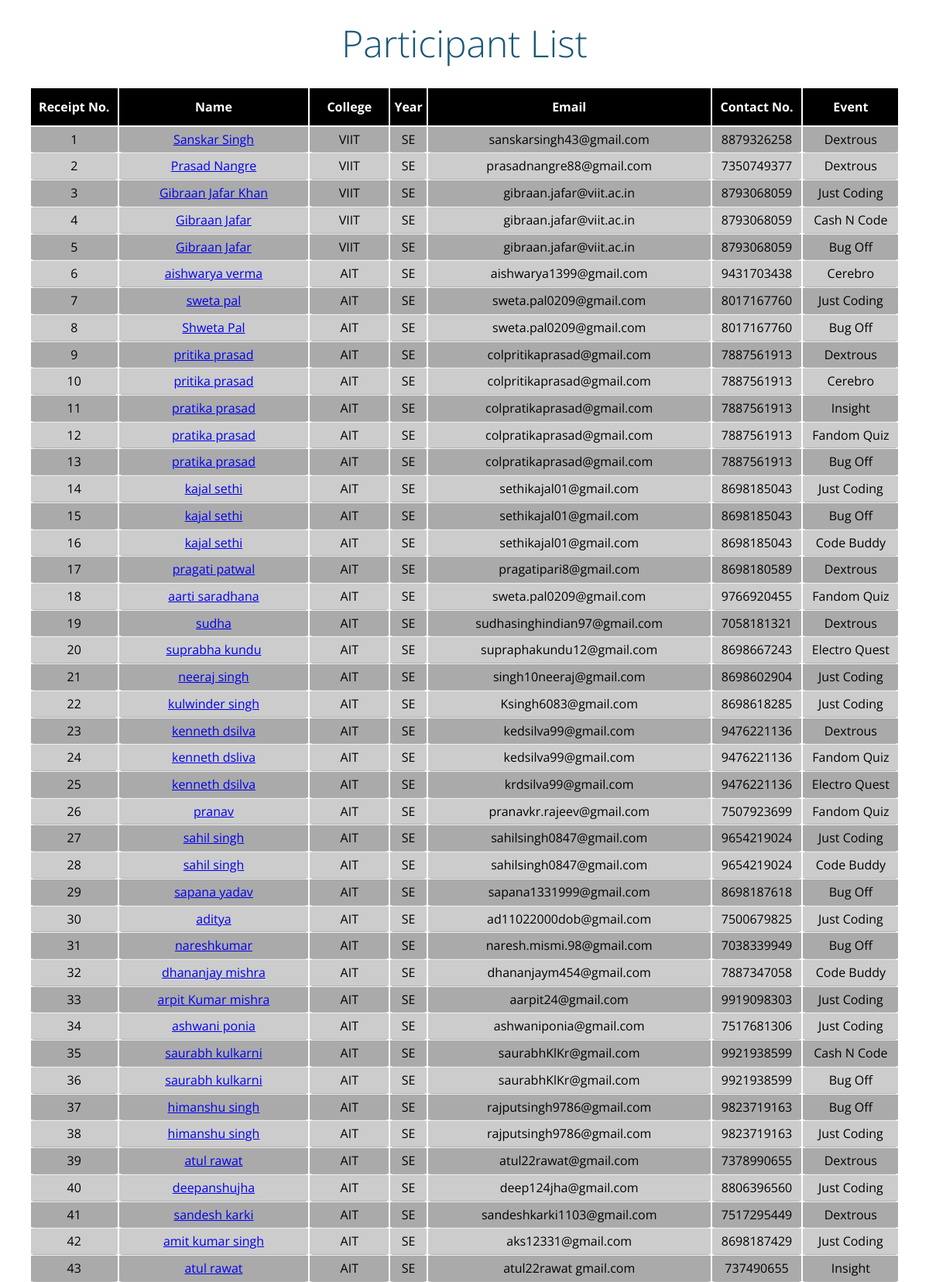
Page /participants/ (upper part) on the committed database.
### registrations/models.py (models this page shows, shortened)
class Registration(models.Model):
    receiptNumber = models.PositiveSmallIntegerField(unique=True)
    name = models.CharField(max_length=50)
    college = models.CharField(max_length=20)
    year = models.CharField(max_length=2)
    email = models.EmailField()
    contact = models.DecimalField(decimal_places=0, max_digits=10)
    event = models.CharField(max_length=20)

### registrations/views.py (the view)
# urls.py: url(r'^participants/$', RegistrationViews.getParticipantList, name='ParticipantList'),
def getParticipantList(request):
    participantList = Registration.objects.all().order_by('receiptNumber')
    return render(request,'participantsListPage.html', locals())

### registrations/templates/participantsListPage.html (shortened to what this page needs)
<!DOCTYPE html>
<html lang="en" >
<head>
</head>
<body>
  <h1><span class="blue">Participant List</span></h1>
<table class="container">
	<thead>
		<tr>
			<th><h1>Receipt No.</h1></th>
			<th><h1>Name</h1></th>
			<th><h1>College</h1></th>
			<th><h1>Year</h1></th>
            <th><h1>Email</h1></th>
            <th><h1>Contact No.</h1></th>
            <th><h1>Event</h1></th>
		</tr>
	</thead>
	<tbody>
      {% for item in participantList %}
		<tr>
			<td>{{item.receiptNumber}}</td>
			<td><a href="{% url 'AddToEventList' receiptNumber=item.receiptNumber %}">{{item.name}}</a></td>
			<td>{{item.college}}</td>
			<td>{{item.year}}</td>
            <td>{{item.email}}</td>
            <td>{{item.contact}}</td>
            <td>{{item.event}}</td>
		</tr>
      {% endfor %}
	</tbody>
</table>
</body>
</html>

### registrations/templates/participantsListPage.html (style rules this page uses)
body { font-family: 'Open Sans', sans-serif; font-weight: 300; line-height: 1.42em; color:#000000; background-color:#FFFFFF; }
h1 { font-size:3em; font-weight: 300; line-height:1em; text-align: center; color: #4DC3FA; }
.blue { color: #185875; }
.container th h1 { font-weight: bold; font-size: 1em; text-align: center; color: #FFFFFF; }
.container { text-align: center; overflow: hidden; width: 95%; margin: 0 auto; background-color: red display: table; padding: 0 0 0em 0; }
.container td, .container th { padding-bottom:5px; padding-top: 5px; }
.container tr:nth-child(odd) { background-color: #AAAAAA; }
.container tr:nth-child(even) { background-color: #CCCCCC; }
.container tr { border: 30px solid red; }
.container td { font-weight: normal; text-align: center font-size: 1em; -webkit-box-shadow: 0 2px 2px -2px #0E1119; -moz-box-shadow: 0 2px 2px -2px #0E1119; box-shadow: 0 2px 2px -2px #0E1119; }
.container th { background-color: #000000; text-align: center }
.container td:first-child { color: #000000; }

### rows in the picture
Registration: receiptNumber "1", name "Sanskar Singh", college "VIIT", year "SE", email "sanskarsingh43@gmail.com", contact "8879326258", event "Dextrous"
Registration: receiptNumber "2", name "Prasad Nangre", college "VIIT", year "SE", email "prasadnangre88@gmail.com", contact "7350749377", event "Dextrous"
Registration: receiptNumber "3", name "Gibraan Jafar Khan", college "VIIT", year "SE", email "gibraan.jafar@viit.ac.in", contact "8793068059", event "Just Coding"
Registration: receiptNumber "4", name "Gibraan Jafar", college "VIIT", year "SE", email "gibraan.jafar@viit.ac.in", contact "8793068059", event "Cash N Code"
Registration: receiptNumber "5", name "Gibraan Jafar", college "VIIT", year "SE", email "gibraan.jafar@viit.ac.in", contact "8793068059", event "Bug Off"
Registration: receiptNumber "6", name "aishwarya verma", college "AIT", year "SE", email "aishwarya1399@gmail.com", contact "9431703438", event "Cerebro"
Registration: receiptNumber "7", name "sweta pal", college "AIT", year "SE", email "sweta.pal0209@gmail.com", contact "8017167760", event "Just Coding"
Registration: receiptNumber "8", name "Shweta Pal", college "AIT", year "SE", email "sweta.pal0209@gmail.com", contact "8017167760", event "Bug Off"
Registration: receiptNumber "9", name "pritika prasad", college "AIT", year "SE", email "colpritikaprasad@gmail.com", contact "7887561913", event "Dextrous"
Registration: receiptNumber "10", name "pritika prasad", college "AIT", year "SE", email "colpritikaprasad@gmail.com", contact "7887561913", event "Cerebro"
Registration: receiptNumber "11", name "pratika prasad", college "AIT", year "SE", email "colpratikaprasad@gmail.com", contact "7887561913", event "Insight"
Registration: receiptNumber "12", name "pratika prasad", college "AIT", year "SE", email "colpratikaprasad@gmail.com", contact "7887561913", event "Fandom Quiz"
Registration: receiptNumber "13", name "pratika prasad", college "AIT", year "SE", email "colpratikaprasad@gmail.com", contact "7887561913", event "Bug Off"
Registration: receiptNumber "14", name "kajal sethi", college "AIT", year "SE", email "sethikajal01@gmail.com", contact "8698185043", event "Just Coding"
Registration: receiptNumber "15", name "kajal sethi", college "AIT", year "SE", email "sethikajal01@gmail.com", contact "8698185043", event "Bug Off"
Registration: receiptNumber "16", name "kajal sethi", college "AIT", year "SE", email "sethikajal01@gmail.com", contact "8698185043", event "Code Buddy"
Registration: receiptNumber "17", name "pragati patwal", college "AIT", year "SE", email "pragatipari8@gmail.com", contact "8698180589", event "Dextrous"
Registration: receiptNumber "18", name "aarti saradhana", college "AIT", year "SE", email "sweta.pal0209@gmail.com", contact "9766920455", event "Fandom Quiz"
Registration: receiptNumber "19", name "sudha", college "AIT", year "SE", email "sudhasinghindian97@gmail.com", contact "7058181321", event "Dextrous"
Registration: receiptNumber "20", name "suprabha kundu", college "AIT", year "SE", email "supraphakundu12@gmail.com", contact "8698667243", event "Electro Quest"
Registration: receiptNumber "21", name "neeraj singh", college "AIT", year "SE", email "singh10neeraj@gmail.com", contact "8698602904", event "Just Coding"
Registration: receiptNumber "22", name "kulwinder singh", college "AIT", year "SE", email "Ksingh6083@gmail.com", contact "8698618285", event "Just Coding"
Registration: receiptNumber "23", name "kenneth dsilva", college "AIT", year "SE", email "kedsilva99@gmail.com", contact "9476221136", event "Dextrous"
Registration: receiptNumber "24", name "kenneth dsliva", college "AIT", year "SE", email "kedsilva99@gmail.com", contact "9476221136", event "Fandom Quiz"
Registration: receiptNumber "25", name "kenneth dsilva", college "AIT", year "SE", email "krdsilva99@gmail.com", contact "9476221136", event "Electro Quest"
Registration: receiptNumber "26", name "pranav", college "AIT", year "SE", email "pranavkr.rajeev@gmail.com", contact "7507923699", event "Fandom Quiz"
Registration: receiptNumber "27", name "sahil singh", college "AIT", year "SE", email "sahilsingh0847@gmail.com", contact "9654219024", event "Just Coding"
Registration: receiptNumber "28", name "sahil singh", college "AIT", year "SE", email "sahilsingh0847@gmail.com", contact "9654219024", event "Code Buddy"
Registration: receiptNumber "29", name "sapana yadav", college "AIT", year "SE", email "sapana1331999@gmail.com", contact "8698187618", event "Bug Off"
Registration: receiptNumber "30", name "aditya", college "AIT", year "SE", email "ad11022000dob@gmail.com", contact "7500679825", event "Just Coding"
Registration: receiptNumber "31", name "nareshkumar", college "AIT", year "SE", email "naresh.mismi.98@gmail.com", contact "7038339949", event "Bug Off"
Registration: receiptNumber "32", name "dhananjay mishra", college "AIT", year "SE", email "dhananjaym454@gmail.com", contact "7887347058", event "Code Buddy"
Registration: receiptNumber "33", name "arpit Kumar mishra", college "AIT", year "SE", email "aarpit24@gmail.com", contact "9919098303", event "Just Coding"
Registration: receiptNumber "34", name "ashwani ponia", college "AIT", year "SE", email "ashwaniponia@gmail.com", contact "7517681306", event "Just Coding"
Registration: receiptNumber "35", name "saurabh kulkarni", college "AIT", year "SE", email "saurabhKlKr@gmail.com", contact "9921938599", event "Cash N Code"
Registration: receiptNumber "36", name "saurabh kulkarni", college "AIT", year "SE", email "saurabhKlKr@gmail.com", contact "9921938599", event "Bug Off"
Registration: receiptNumber "37", name "himanshu singh", college "AIT", year "SE", email "rajputsingh9786@gmail.com", contact "9823719163", event "Bug Off"
Registration: receiptNumber "38", name "himanshu singh", college "AIT", year "SE", email "rajputsingh9786@gmail.com", contact "9823719163", event "Just Coding"
Registration: receiptNumber "39", name "atul rawat", college "AIT", year "SE", email "atul22rawat@gmail.com", contact "7378990655", event "Dextrous"
Registration: receiptNumber "40", name "deepanshujha", college "AIT", year "SE", email "deep124jha@gmail.com", contact "8806396560", event "Just Coding"
Registration: receiptNumber "41", name "sandesh karki", college "AIT", year "SE", email "sandeshkarki1103@gmail.com", contact "7517295449", event "Dextrous"
Registration: receiptNumber "42", name "amit kumar singh", college "AIT", year "SE", email "aks12331@gmail.com", contact "8698187429", event "Just Coding"
Registration: receiptNumber "43", name "atul rawat", college "AIT", year "SE", email "atul22rawat gmail.com", contact "737490655", event "Insight"
